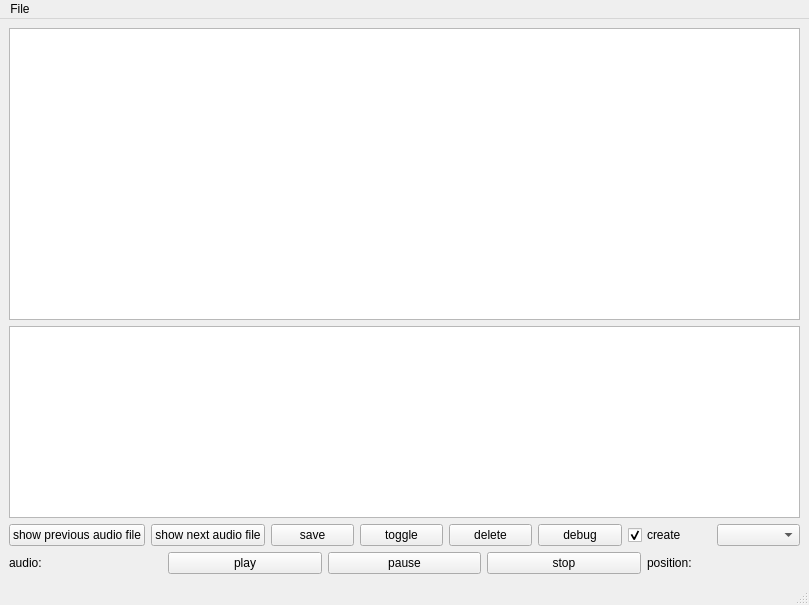
<?xml version="1.0" encoding="UTF-8"?>
<ui version="4.0">
 <class>MainWindow</class>
 <widget class="QMainWindow" name="MainWindow">
  <property name="geometry">
   <rect>
    <x>0</x>
    <y>0</y>
    <width>809</width>
    <height>605</height>
   </rect>
  </property>
  <property name="windowTitle">
   <string>MainWindow</string>
  </property>
  <widget class="QWidget" name="centralwidget">
   <layout class="QVBoxLayout" name="verticalLayout_2">
    <item>
     <layout class="QVBoxLayout" name="verticalLayout">
      <item>
       <layout class="QHBoxLayout" name="horizontalLayout_2">
        <property name="sizeConstraint">
         <enum>QLayout::SetMinimumSize</enum>
        </property>
        <item>
         <widget class="QGraphicsView" name="gw_overview">
          <property name="sizePolicy">
           <sizepolicy hsizetype="Ignored" vsizetype="Ignored">
            <horstretch>0</horstretch>
            <verstretch>0</verstretch>
           </sizepolicy>
          </property>
         </widget>
        </item>
       </layout>
      </item>
      <item>
       <layout class="QHBoxLayout" name="horizontalLayout_3">
        <item>
         <widget class="QGraphicsView" name="scrollView">
          <property name="sizePolicy">
           <sizepolicy hsizetype="Preferred" vsizetype="Maximum">
            <horstretch>0</horstretch>
            <verstretch>0</verstretch>
           </sizepolicy>
          </property>
         </widget>
        </item>
       </layout>
      </item>
      <item>
       <layout class="QHBoxLayout" name="horizontalLayout">
        <property name="sizeConstraint">
         <enum>QLayout::SetMinimumSize</enum>
        </property>
        <item>
         <widget class="QPushButton" name="pb_prev">
          <property name="text">
           <string>show previous audio file</string>
          </property>
         </widget>
        </item>
        <item>
         <widget class="QPushButton" name="pb_next">
          <property name="text">
           <string>show next audio file</string>
          </property>
         </widget>
        </item>
        <item>
         <widget class="QPushButton" name="pb_save">
          <property name="text">
           <string>save</string>
          </property>
         </widget>
        </item>
        <item>
         <widget class="QPushButton" name="pb_toggle">
          <property name="text">
           <string>toggle</string>
          </property>
         </widget>
        </item>
        <item>
         <widget class="QPushButton" name="pb_delete">
          <property name="text">
           <string>delete</string>
          </property>
         </widget>
        </item>
        <item>
         <widget class="QPushButton" name="pb_debug">
          <property name="text">
           <string>debug</string>
          </property>
         </widget>
        </item>
        <item>
         <widget class="QCheckBox" name="cb_create">
          <property name="text">
           <string>create</string>
          </property>
          <property name="checked">
           <bool>true</bool>
          </property>
         </widget>
        </item>
        <item>
         <widget class="QComboBox" name="cb_labelType"/>
        </item>
       </layout>
      </item>
      <item>
       <layout class="QHBoxLayout" name="horizontalLayout_4">
        <item>
         <widget class="QLabel" name="lbl_audio">
          <property name="sizePolicy">
           <sizepolicy hsizetype="Preferred" vsizetype="Fixed">
            <horstretch>0</horstretch>
            <verstretch>0</verstretch>
           </sizepolicy>
          </property>
          <property name="text">
           <string>audio: </string>
          </property>
         </widget>
        </item>
        <item>
         <widget class="QPushButton" name="pb_play">
          <property name="sizePolicy">
           <sizepolicy hsizetype="Minimum" vsizetype="Fixed">
            <horstretch>0</horstretch>
            <verstretch>0</verstretch>
           </sizepolicy>
          </property>
          <property name="text">
           <string>play</string>
          </property>
         </widget>
        </item>
        <item>
         <widget class="QPushButton" name="pb_pause">
          <property name="sizePolicy">
           <sizepolicy hsizetype="Minimum" vsizetype="Fixed">
            <horstretch>0</horstretch>
            <verstretch>0</verstretch>
           </sizepolicy>
          </property>
          <property name="text">
           <string>pause</string>
          </property>
         </widget>
        </item>
        <item>
         <widget class="QPushButton" name="pb_stop">
          <property name="sizePolicy">
           <sizepolicy hsizetype="Minimum" vsizetype="Fixed">
            <horstretch>0</horstretch>
            <verstretch>0</verstretch>
           </sizepolicy>
          </property>
          <property name="text">
           <string>stop</string>
          </property>
         </widget>
        </item>
        <item>
         <widget class="QLabel" name="lbl_audio_position">
          <property name="sizePolicy">
           <sizepolicy hsizetype="Preferred" vsizetype="Fixed">
            <horstretch>0</horstretch>
            <verstretch>0</verstretch>
           </sizepolicy>
          </property>
          <property name="text">
           <string>position:</string>
          </property>
         </widget>
        </item>
       </layout>
      </item>
     </layout>
    </item>
   </layout>
  </widget>
  <widget class="QMenuBar" name="menubar">
   <property name="geometry">
    <rect>
     <x>0</x>
     <y>0</y>
     <width>809</width>
     <height>21</height>
    </rect>
   </property>
   <widget class="QMenu" name="menuFile">
    <property name="title">
     <string>File</string>
    </property>
    <addaction name="actionOpen_folder"/>
   </widget>
   <addaction name="menuFile"/>
  </widget>
  <widget class="QStatusBar" name="statusbar"/>
  <action name="actionOpen_folder">
   <property name="text">
    <string>Open folder</string>
   </property>
  </action>
 </widget>
 <resources/>
 <connections/>
</ui>
